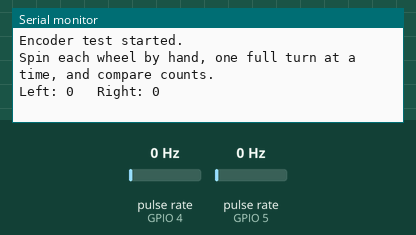
Recording of a sketch running on a simulated ESP32. On the bench: the last lines printed to the serial monitor. Wiring (inferred from the names in the program): 2 × pulse sensor: data GPIO 4 / data GPIO 5. The test bench sets the inputs (shaded band); at power-on: pulse rate (sensors on GPIO 4, GPIO 5) 0 Hz.

Above: at 1.2 s.
1.3 s: pulse rate (sensor on GPIO 4) set to 4 Hz
At 1.79 s:
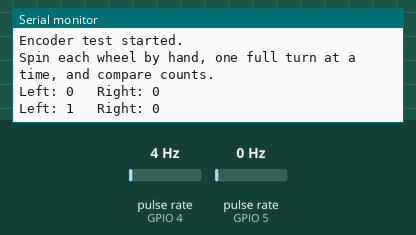
2.8 s: pulse rate (sensor on GPIO 5) set to 4 Hz
At 3.02 s:
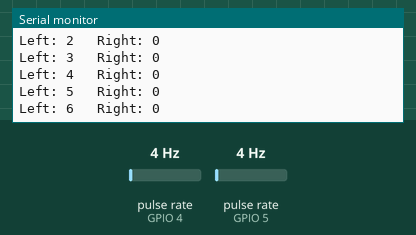
4.3 s: pulse rate (sensor on GPIO 4) set to 50 Hz
At 4.9 s:
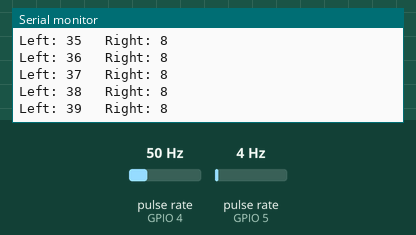
5.8 s: pulse rate (sensor on GPIO 5) set to 50 Hz
At 6.9 s:
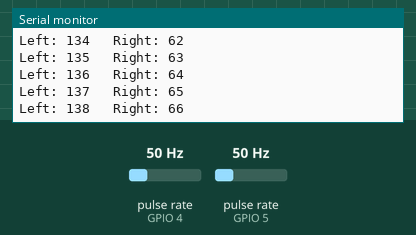
Timing chart, 0 to 8.3 s (numbered marks = the images above; inputs shaded):
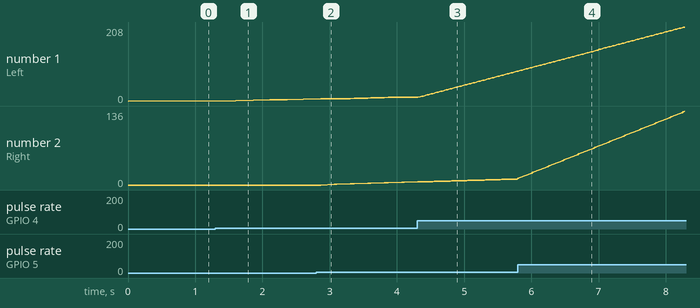

The sketch:

encoder_test.ino
```cpp
/*
  Standalone encoder count test for ESP32.
  No Raspberry Pi connection needed for this step -- just spin each wheel by
  hand and watch the Serial Monitor to check the count is consistent across
  identical full turns.

  Wiring:
    Left  encoder DO -> GPIO 4   (VCC -> 3.3V, GND -> GND)
    Right encoder DO -> GPIO 5   (VCC -> 3.3V, GND -> GND)

  Upload via Arduino IDE (board: "ESP32 Dev Module"), then open
  Serial Monitor at 115200 baud.
*/

#define LEFT_ENCODER_PIN  4
#define RIGHT_ENCODER_PIN 5

volatile long leftCount = 0;
volatile long rightCount = 0;

// Minimum microseconds between counted pulses, to reject electrical bounce/noise.
// Lower this if you spin the wheel fast and see counts being missed;
// raise it if you see extra counts from a single slow pulse edge.
const unsigned long DEBOUNCE_US = 500;

volatile unsigned long lastLeftMicros = 0;
volatile unsigned long lastRightMicros = 0;

void IRAM_ATTR onLeftPulse() {
  unsigned long now = micros();
  if (now - lastLeftMicros > DEBOUNCE_US) {
    leftCount++;
    lastLeftMicros = now;
  }
}

void IRAM_ATTR onRightPulse() {
  unsigned long now = micros();
  if (now - lastRightMicros > DEBOUNCE_US) {
    rightCount++;
    lastRightMicros = now;
  }
}

void setup() {
  Serial.begin(115200);
  pinMode(LEFT_ENCODER_PIN, INPUT);
  pinMode(RIGHT_ENCODER_PIN, INPUT);

  attachInterrupt(digitalPinToInterrupt(LEFT_ENCODER_PIN), onLeftPulse, FALLING);
  attachInterrupt(digitalPinToInterrupt(RIGHT_ENCODER_PIN), onRightPulse, FALLING);

  Serial.println("Encoder test started.");
  Serial.println("Spin each wheel by hand, one full turn at a time, and compare counts.");
}

void loop() {
  static long lastLeft = -1;
  static long lastRight = -1;

  // Only print when something changed, so the Serial Monitor stays readable.
  if (leftCount != lastLeft || rightCount != lastRight) {
    noInterrupts();
    long l = leftCount;
    long r = rightCount;
    interrupts();

    Serial.print("Left: ");
    Serial.print(l);
    Serial.print("   Right: ");
    Serial.println(r);

    lastLeft = l;
    lastRight = r;
  }

  delay(20);
}
```

Measured:
- after the input at 1.3 s, the serial monitor: prints a new line after 0.31 s (image 1)
- after the input at 4.3 s, the serial monitor: prints a new line after 0.07 s (image 3)
- plotted number 1: 0 → 5 after the input at 1.3 s, 11 → 83 after the input at 4.3 s
